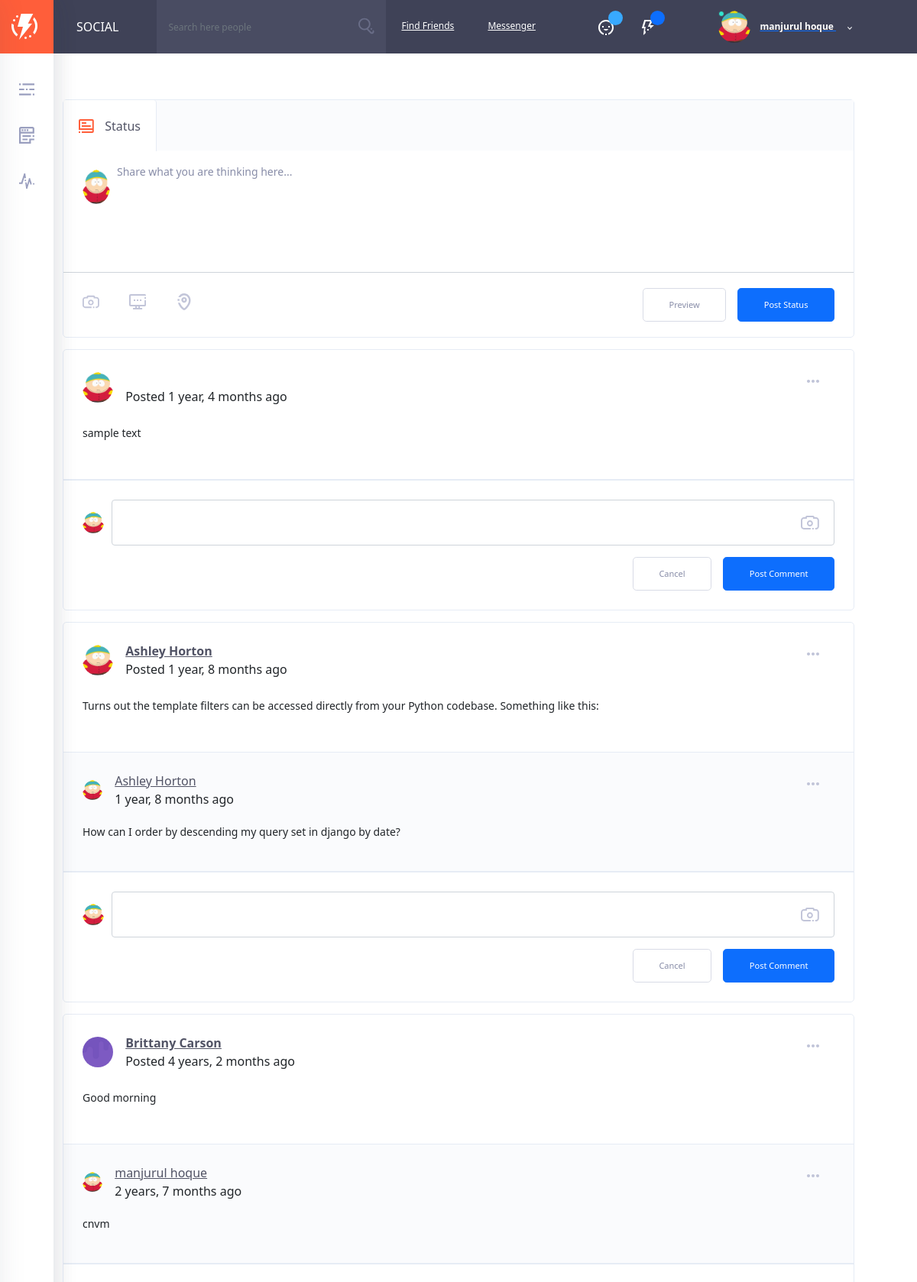
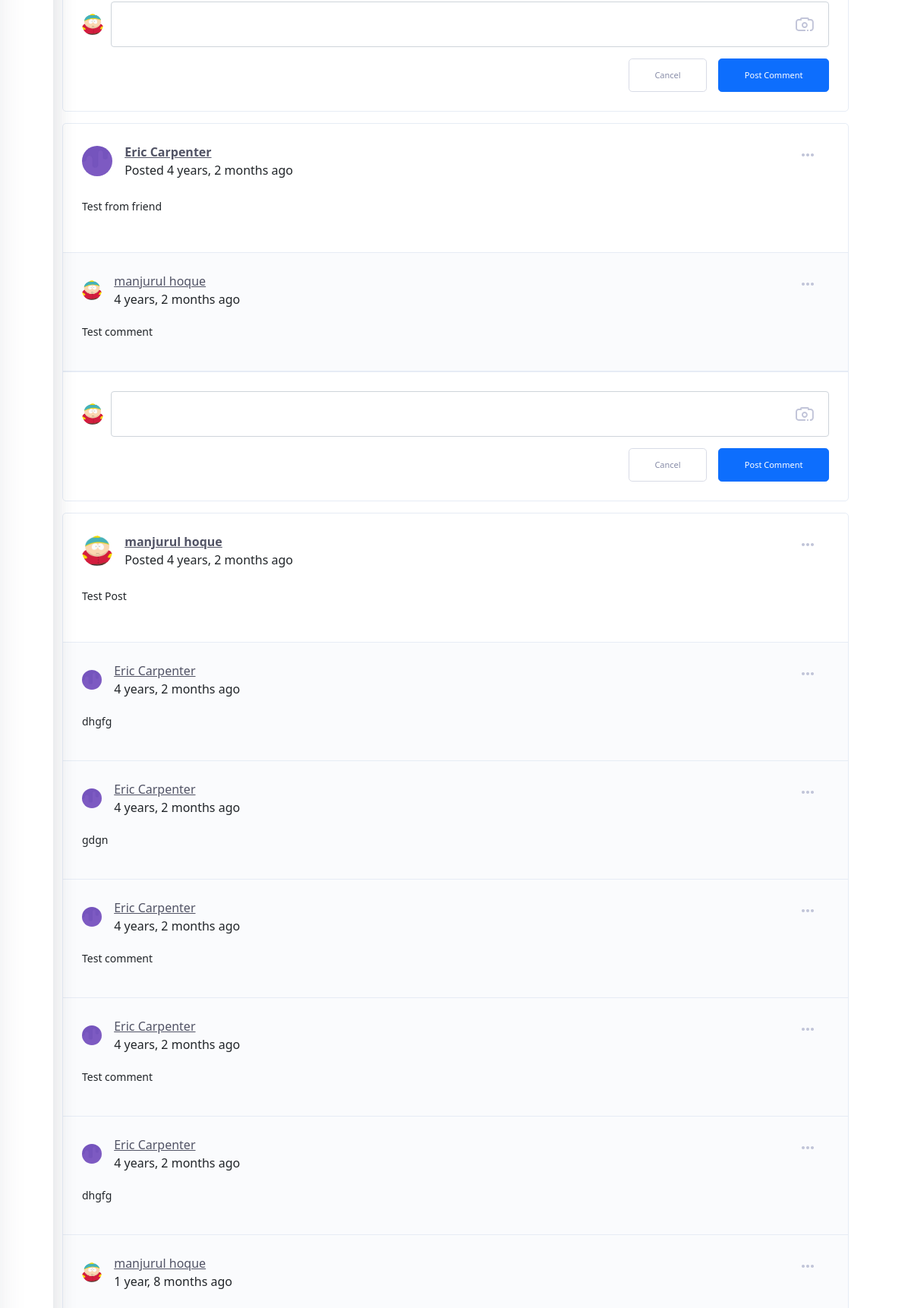
Screenshot of / (signed in, upper part) with the database file from the repository (2 pictures, top to bottom).
### accounts/models.py (models this page shows, shortened)
class User(AbstractUser):
    username = models.CharField(
        'username',
        max_length=50,
        unique=True,
        help_text='Required. 50 characters or fewer. Letters, digits and @/./+/-/_ only.',
        error_messages={
            'unique': "A user with that username already exists.",
        },
    )
    email = models.EmailField(unique=True, blank=False,
                              error_messages={
                                  'unique': "A user with that email already exists.",
                              })
    gender = models.CharField(max_length=20)
    status = models.BooleanField(default=False)
    about = models.TextField(blank=True)
    USERNAME_FIELD = "email"
    REQUIRED_FIELDS = ["username", "gender"]

### userprofile/models.py (models this page shows, shortened)
class Profile(models.Model):
    user = models.OneToOneField(User, on_delete=models.DO_NOTHING, related_name='profile')
    profile_image = models.ImageField(upload_to='avatars', default='avatars/guest.png')
    cover_image = models.ImageField(upload_to='avatars', default='avatars/cover.png')
    phone = models.CharField(max_length=20, blank=True)
    city = models.CharField(max_length=20, blank=True)
    country = models.CharField(max_length=20, blank=True)

### newsfeed/models.py (models this page shows)
class Post(models.Model):
    user = models.ForeignKey(User, on_delete=models.CASCADE, related_name="posts")
    body = models.TextField()
    created_at = models.DateTimeField(default=now)
    def get_date(self):
        return humanize.naturaltime(self.created_at)

class Comment(models.Model):
    post = models.ForeignKey(Post, on_delete=models.CASCADE, related_name="comments")
    user = models.ForeignKey(User, on_delete=models.CASCADE)
    content = models.TextField()
    created_at = models.DateTimeField(default=now)
    def get_date(self):
        return humanize.naturaltime(self.created_at)

### core/views.py (the view)
# urls.py: path('', home, name="home"),
def home(request):
    if not request.user.is_authenticated:
        return redirect(reverse_lazy('accounts:login'))
    friends = Friend.objects.friends(request.user)
    posts = Post.objects.prefetch_related('comments').select_related('user__profile').order_by('-created_at')
    return render(request, 'home.html', {'posts': posts, 'friends': friends})

### templates/home.html (shortened to what this page needs)
{% extends 'base.html' %}
{% load static %}
{% block content %}
    <div class="container">
        <div class="row">
            <main class="col col-xl-12 order-xl-2 col-lg-12 order-lg-1 col-md-12 col-sm-12 col-12">
                <div class="ui-block">
                    <div class="news-feed-form">
                        <ul class="nav nav-tabs" role="tablist">
                            <li class="nav-item">
                                <a class="nav-link active inline-items" data-toggle="tab" href="#home-1" role="tab"
                                   aria-expanded="true">
                                    <svg class="olymp-status-icon">
                                        <use xlink:href="svg-icons/sprites/icons.svg#olymp-status-icon"></use>
                                    </svg>
                                    <span>Status</span>
                                </a>
                            </li>
                        </ul>
                        <div class="tab-content">
                            <div class="tab-pane active" id="home-1" role="tabpanel" aria-expanded="true">
                                <form method="post" action="{% url 'newsfeed:post-create' %}">
                                    <div class="author-thumb">
                                        <img src="{{ user.profile.profile_image.url }}" alt="author" class="author-img" style="height: 45px">
                                    </div>
                                    <div class="form-group with-icon label-floating is-empty">
                                        <label class="control-label" for="body">Share what you are thinking
                                            here...</label>
                                        <textarea class="form-control" placeholder="" name="body" id="body"
                                                  required></textarea>
                                    </div>
                                    <div class="add-options-message">
                                        <a href="#" class="options-message" data-toggle="tooltip" data-placement="top"
                                           data-original-title="ADD PHOTOS">
                                            <svg class="olymp-camera-icon" data-toggle="modal"
                                                 data-target="#update-header-photo">
                                                <use xlink:href="svg-icons/sprites/icons.svg#olymp-camera-icon"></use>
                                            </svg>
                                        </a>
                                        <a href="#" class="options-message" data-toggle="tooltip" data-placement="top"
                                           data-original-title="TAG YOUR FRIENDS">
                                            <svg class="olymp-computer-icon">
                                                <use xlink:href="svg-icons/sprites/icons.svg#olymp-computer-icon"></use>
                                            </svg>
                                        </a>
                                        <a href="#" class="options-message" data-toggle="tooltip" data-placement="top"
                                           data-original-title="ADD LOCATION">
                                            <svg class="olymp-small-pin-icon">
                                                <use xlink:href="svg-icons/sprites/icons.svg#olymp-small-pin-icon"></use>
                                            </svg>
                                        </a>
                                        <button class="btn btn-primary btn-md-2">Post Status</button>
                                        <button class="btn btn-md-2 btn-border-think btn-transparent c-grey">
                                            Preview
                                        </button>
                                    </div>
                                </form>
                            </div>
                        </div>
                    </div>
                </div>
                <div id="newsfeed-items-grid">
                    {% for post in posts %}
                        <div class="ui-block">
                            <article class="hentry post">
                                <div class="post__author author vcard inline-items">
                                    {% if post.user.profile.profile_image.url %}
                                        <img src="{{ post.user.profile.profile_image.url }}" alt="author"
                                             class="author-img">
                                    {% else %}
                                        <img src="{% static 'img/bg-birthdays.jpg' %}" alt="author"
                                             class="author-img">
                                    {% endif %}
                                    <div class="author-date">
                                        <a class="h6 post__author-name fn"
                                           href="{% url 'profile:user-timeline' post.user.username %}">{{ post.user.get_full_name }}</a>
                                        <div class="post__date">
                                            <time class="published" datetime="2004-07-24T18:18">
                                                Posted {{ post.get_date }}
                                            </time>
                                        </div>
                                    </div>
                                    <div class="more">
                                        <svg class="olymp-three-dots-icon">
                                            <use xlink:href="svg-icons/sprites/icons.svg#olymp-three-dots-icon"></use>
                                        </svg>
                                    </div>
                                </div>
                                <p>{{ post.body }}</p>
                            </article>
                            <ul class="comments-list">
                                {% for comment in post.comments.all %}
                                    <li class="comment-item">
                                        <div class="post__author author vcard inline-items">
                                            {% if comment.user.profile.profile_image.url %}
                                                <img src="{{ comment.user.profile.profile_image.url }}" alt="author"
                                                     class="author-img">
                                            {% else %}
                                                <img src="{% static 'img/bg-birthdays.jpg' %}" alt="author"
                                                     class="author-img">
                                            {% endif %}
                                            <div class="author-date">
                                                <a class="h6 post__author-name fn" href="">
                                                    {{ comment.user.get_full_name }}
                                                </a>
                                                <div class="post__date">
                                                    <time class="published" datetime="2004-07-24T18:18">
                                                        {{ comment.get_date }}
                                                    </time>
                                                </div>
                                            </div>
                                            <a href="#" class="more">
                                                <svg class="olymp-three-dots-icon">
                                                    <use xlink:href="svg-icons/sprites/icons.svg#olymp-three-dots-icon"></use>
                                                </svg>
                                            </a>
                                        </div>
                                        <p>{{ comment.content }}</p>
                                    </li>
                                {% endfor %}
                            </ul>
                            <form class="comment-form inline-items" method="post"
                                  action="{% url 'newsfeed:comment-create' post.id %}">
                                <div class="post__author author vcard inline-items">
                                    <img src="{{ user.profile.profile_image.url }}" alt="author">
                                    <div class="form-group with-icon-right ">
                                        <textarea class="form-control" placeholder="" name="content"></textarea>
                                        <div class="add-options-message">
                                            <a href="#" class="options-message" data-toggle="modal"
                                               data-target="#update-header-photo">
                                                <svg class="olymp-camera-icon">
                                                    <use xlink:href="svg-icons/sprites/icons.svg#olymp-camera-icon"></use>
                                                </svg>
                                            </a>
                                        </div>
                                    </div>
                                </div>
                                <button class="btn btn-md-2 btn-primary">Post Comment</button>
                                <button class="btn btn-md-2 btn-border-think c-grey btn-transparent custom-color">
                                    Cancel
                                </button>
                            </form>
                        </div>
                    {% endfor %}
                </div>
            </main>
        </div>
    </div>
{% endblock %}

### templates/includes/header.html (shortened to what this page needs)
{% load static %}
<div class="fixed-sidebar">
    <div class="fixed-sidebar-left sidebar--small" id="sidebar-left">
        <a href="{% url 'core:home' %}" class="logo">
            <div class="img-wrap">
                <img src="{% static 'img/logo.webp' %}" alt="olympus">
            </div>
        </a>
        <div class="mCustomScrollbar" data-mcs-theme="dark">
            <ul class="left-menu">
                <li>
                    <a href="#" class="js-sidebar-open">
                        <svg class="olymp-menu-icon left-menu-icon" data-toggle="tooltip" data-placement="right"
                             data-original-title="OPEN MENU">
                            <use xlink:href="#olymp-menu-icon"></use>
                        </svg>
                    </a>
                </li>
                <li>
                    <a href="{% url 'core:home' %}">
                        <svg class="olymp-newsfeed-icon left-menu-icon" data-toggle="tooltip" data-placement="right"
                             data-original-title="NEWSFEED">
                            <use xlink:href="#olymp-newsfeed-icon"></use>
                        </svg>
                    </a>
                </li>
                <li>
                    <a href="{% url 'profile:edit-profile' %}">
                        <svg class="olymp-stats-icon left-menu-icon" data-toggle="tooltip" data-placement="right"
                             data-original-title="My profile">
                            <use xlink:href="#olymp-stats-icon"></use>
                        </svg>
                    </a>
                </li>
            </ul>
        </div>
    </div>
</div>
<header class="header" id="site-header">
    <div class="page-title" style="cursor: pointer;" data-link="{% url 'core:home' %}"
         onclick="window.location.href=$(this).data('link');">
        <h6>Social</h6>
    </div>
    <div class="header-content-wrapper">
        <form class="search-bar w-search notification-list friend-requests">
            <div class="form-group with-button">
                <input class="form-control js-user-searchh" placeholder="Search here people" type="text">
                <button>
                    <svg class="olymp-magnifying-glass-icon">
                        <use xlink:href="#olymp-magnifying-glass-icon"></use>
                    </svg>
                </button>
            </div>
        </form>
        <a href="{% url 'friends:find-friends' %}" class="link-find-friend">Find Friends</a>
        <a href="{% url 'communications:all-messages' %}" class="link-find-friend">Messenger</a>
        <div class="control-block">
            <div class="control-icon more has-items">
                <svg class="olymp-happy-face-icon">
                    <use xlink:href="#olymp-happy-face-icon"></use>
                </svg>
                <div class="label-avatar bg-blue" id="total-friend-requests"></div>
            </div>
            <div class="control-icon more has-items">
                <svg class="olymp-thunder-icon">
                    <use xlink:href="#olymp-thunder-icon"></use>
                </svg>
                <div class="label-avatar bg-primary" id="notification-count"></div>
            </div>
            <div class="author-page author vcard inline-items more">
                <div class="author-thumb">
                    <img alt="author" src="{{ user.profile.profile_image.url }}" style="width: 42px; height: 42px"
                         class="avatar">
                    <span class="icon-status online"></span>
                </div>
                <a href="#" class="author-name fn">
                    <div class="author-title">
                        {{ user.get_full_name }}
                        <svg class="olymp-dropdown-arrow-icon">
                            <use xlink:href="#olymp-dropdown-arrow-icon"></use>
                        </svg>
                    </div>
                </a>
            </div>
        </div>
    </div>
</header>
<div class="header-spacer"></div>

### rows the page displays
User: profile.profile_image (picture), get_full_name "manjurul hoque"
Post: user.profile.profile_image (picture), get_date "1 year, 4 months ago", body "sample text", profile.profile_image (picture)
Post: user.profile.profile_image (picture), user.get_full_name "Ashley Horton", get_date "1 year, 8 months ago", body "Turns out the template filters can be accessed directly from your Python codebase. Something like this:", profile.profile_image (picture)
Comment: user.profile.profile_image (picture), user.get_full_name "Ashley Horton", get_date "1 year, 8 months ago", content "How can I order by descending my query set in django by date?"
Post: user.get_full_name "Brittany Carson", get_date "4 years, 2 months ago", body "Good morning", profile.profile_image (picture)
Comment: user.profile.profile_image (picture), user.get_full_name "manjurul hoque", get_date "2 years, 7 months ago", content "cnvm"
Post: user.get_full_name "Eric Carpenter", get_date "4 years, 2 months ago", body "Test from friend", profile.profile_image (picture)
Comment: user.profile.profile_image (picture), user.get_full_name "manjurul hoque", get_date "4 years, 2 months ago", content "Test comment"
Post: user.profile.profile_image (picture), user.get_full_name "manjurul hoque", get_date "4 years, 2 months ago", body "Test Post"
Comment: user.get_full_name "Eric Carpenter", get_date "4 years, 2 months ago", content "dhgfg"
Comment: user.get_full_name "Eric Carpenter", get_date "4 years, 2 months ago", content "gdgn"
Comment: user.get_full_name "Eric Carpenter", get_date "4 years, 2 months ago", content "Test comment"
Comment: user.get_full_name "Eric Carpenter", get_date "4 years, 2 months ago", content "Test comment"
Comment: user.get_full_name "Eric Carpenter", get_date "4 years, 2 months ago", content "dhgfg"
Comment: user.profile.profile_image (picture), user.get_full_name "manjurul hoque", get_date "1 year, 8 months ago"
